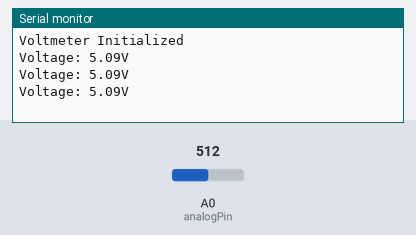
A sketch run on a simulated Arduino Uno, built with avr-gcc and run on an emulated ATmega328P. Shown: the last lines printed to the serial monitor. Inputs (shaded band) come from the test bench; at power-on: A0 (analogPin) = 512.

Above: at 1.3 s.
1.4 s: A0 (analogPin) set to 716
At 1.9 s:
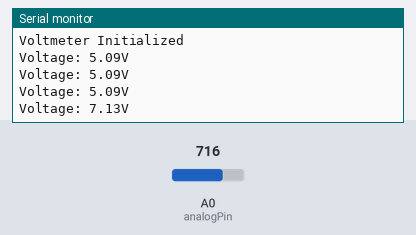
2.9 s: A0 (analogPin) set to 900
At 3.4 s:
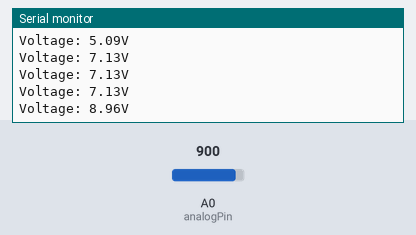
Timing chart, 0 to 5.9 s (numbered marks = the images above; inputs shaded):
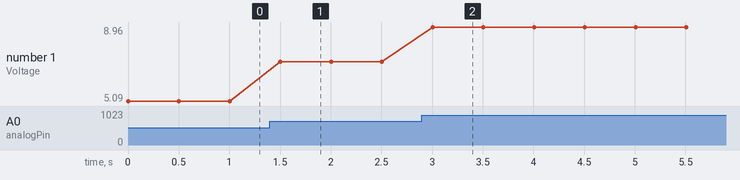

The sketch:

voltage_measurement_test.ino
```cpp
const int analogPin = A0;
float vIn = 0.0;
float vOut = 0.0;

float referenceVoltage = 5.09;

void setup() {
  Serial.begin(115200);
  Serial.println("Voltmeter Initialized");
}

void loop() {
  int rawValue = analogRead(analogPin);

  vOut = (rawValue * referenceVoltage) / 1023.0;

  vIn = vOut * 2.0;

  Serial.print("Voltage: ");

  Serial.print(vIn);
  Serial.println("V");

  delay(500);
}
```

Measured:
- after the input at 1.4 s, the serial monitor: prints a new line after 0.10 s (image 1)
- after the input at 2.9 s, the serial monitor: prints a new line after 0.10 s (image 2)
- plotted number 1: 5.09 → 7.13 after the input at 1.4 s, 7.13 → 8.96 after the input at 2.9 s
